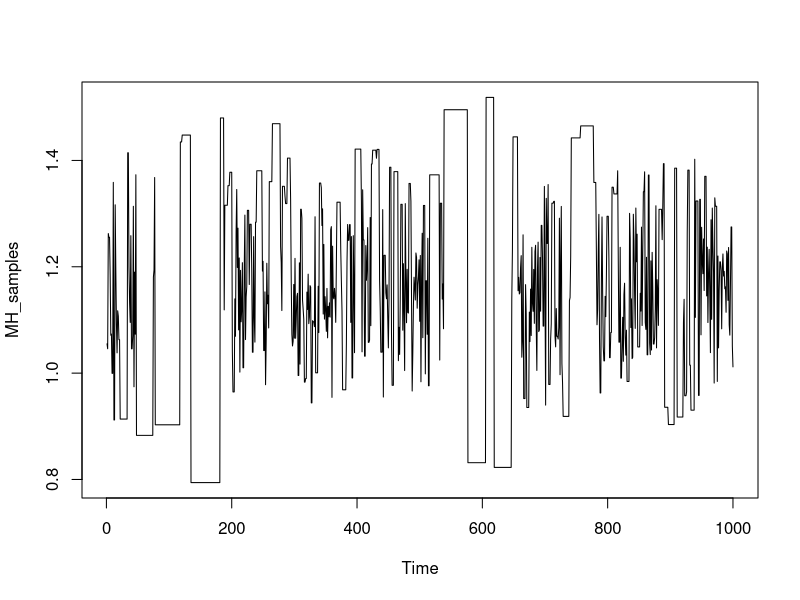
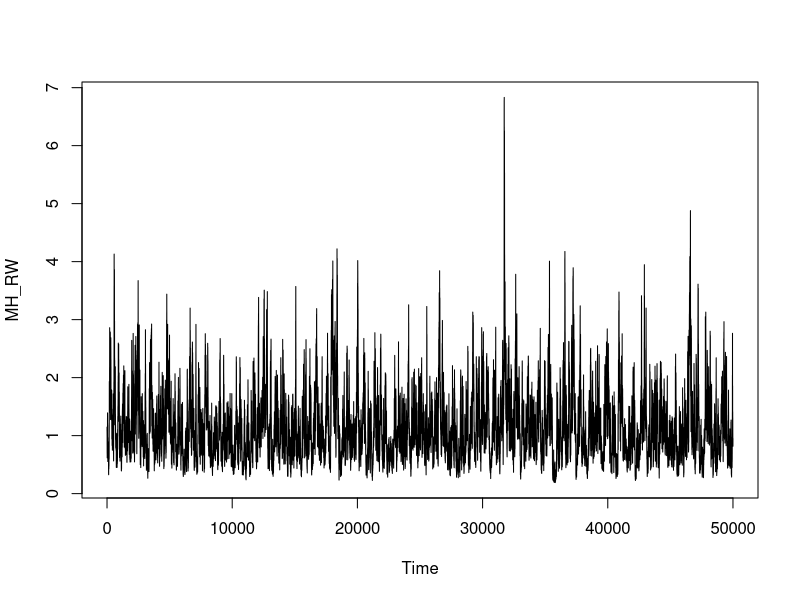
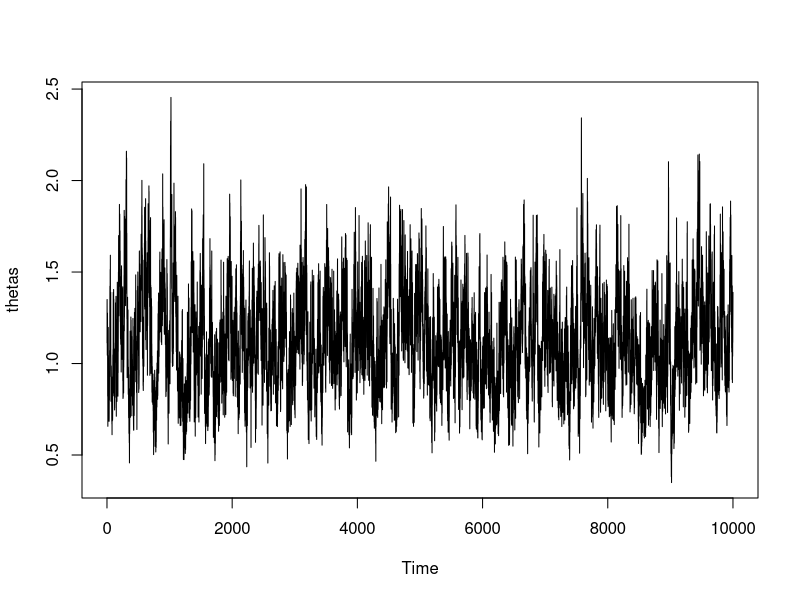
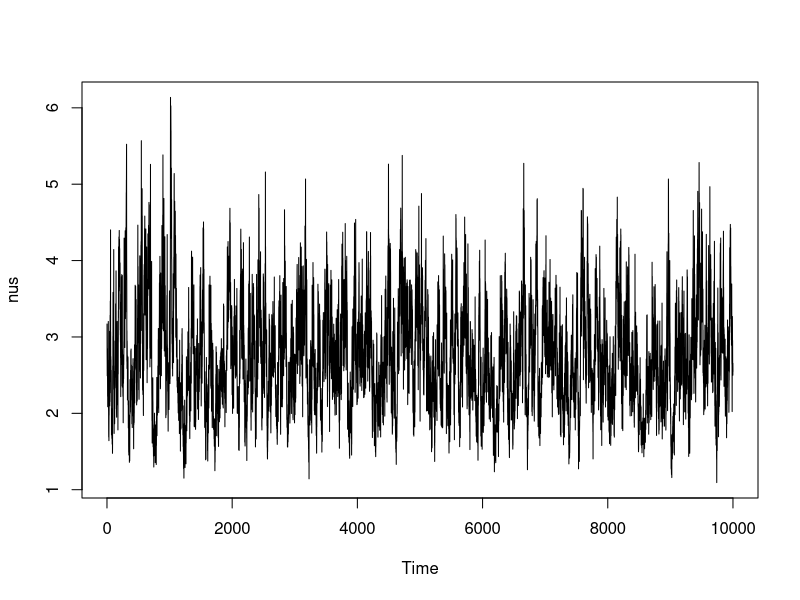
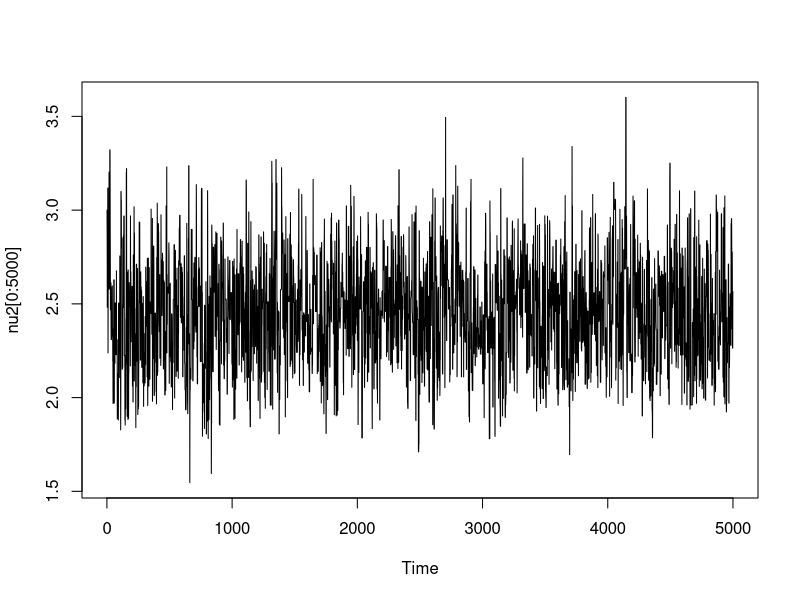
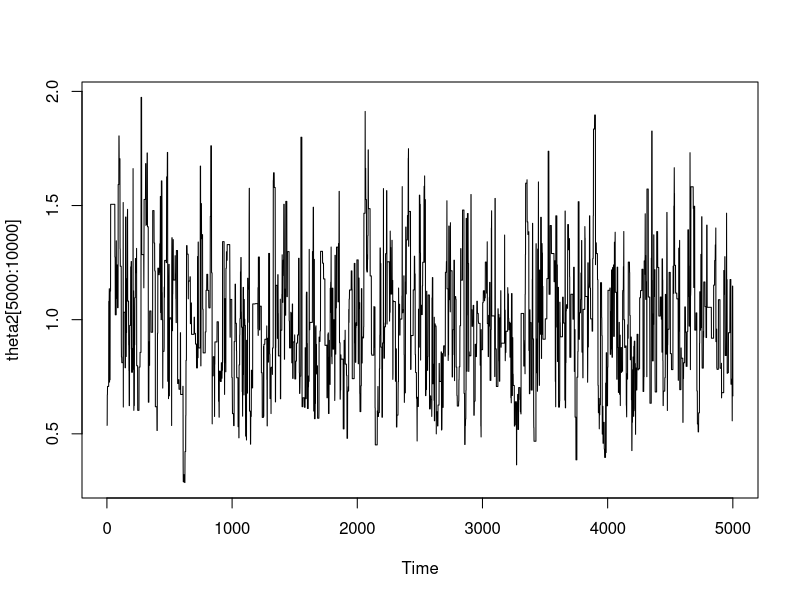
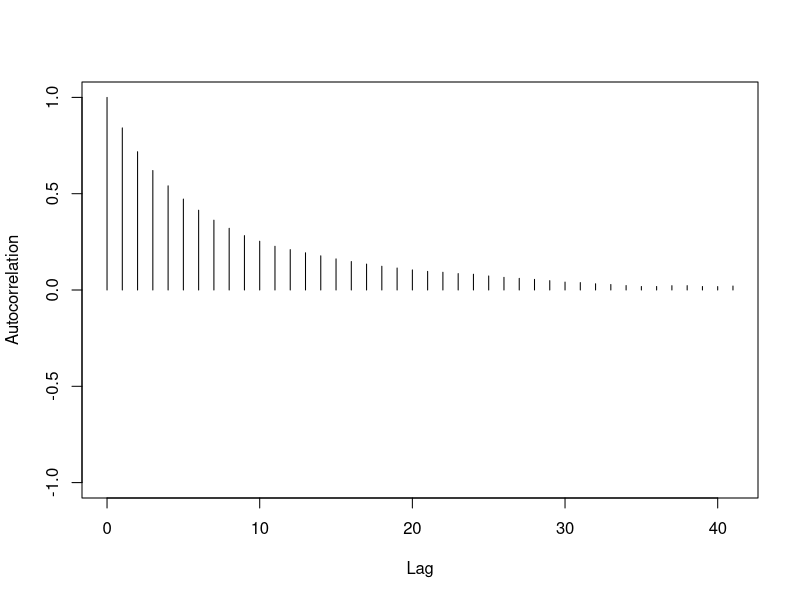

Reproduce these figures in R, in order.
#### 1A ####
theta_1 = 1.5 # true value theta1
theta_2 = 2 # true value theta2
mean_z1 = sqrt(theta_2/theta_1)
mean_z2 = sqrt(theta_1/theta_2) + 1/(2*theta_2)

# hyperparams
b = 100
a = mean_z1*b


pdf_z = function(z){
  -(3/2)*log(z) - theta_1*z - theta_2/z
}



#M-H Algorithm
MH_alg1 = function(N){
  MH_samples = rep(NA, N)
  count = 0
  current_z = 1.0
  for(i in 1:N){
    curr_p = pdf_z(current_z) 
    z_new = rgamma(1, a, b)
    p_new = pdf_z(z_new)
    
    accept = exp(p_new + dgamma(current_z,a,b,log = T) - p_new - dgamma(z_new,a,b,log = T))
    if(runif(1) < accept){
      current_z = z_new
      count = count + 1
    }
    MH_samples[i] = current_z
  }
  return(list(MH_samples=MH_samples,count=count))
}
alg1 = MH_alg1(1000)
MH_samples = alg1$MH_samples
count = alg1$count
plot.ts(MH_samples)
mean(MH_samples)
mean(1/MH_samples)
count/length(MH_samples)
mean1_1 = mean(MH_samples)
mean1_2 = mean(1/MH_samples)
acceptance_rate1 = count/length(MH_samples)

#### 1B ####
v = 0.01
pdf_z2 = function(z){
  return(-(1/2)*log(z) - theta_1*z - theta_2/z)
}
MH_RW = function(N){
  N = N
  MH_RW = rep(NA, N)
  a_count = 0
  z_curr = 1.0
  for (i in 1:N) {
    p_curr = pdf_z2(z_curr)
    z_new = exp(log(z_curr) + rnorm(1,0,sqrt(v)))
    p_new = pdf_z2(z_new)
    acceptance = exp(p_new - p_curr)
    if(runif(1) < acceptance){
      z_curr = z_new
      a_count = a_count+1
    }
    MH_RW[i] = z_curr
  }
  return(list(MH_RW=MH_RW, a_count=a_count))
}
alg2 = MH_RW(50000)
MH_RW = alg2$MH_RW
count = alg2$a_count
plot.ts(MH_RW)
(mean2_1 = mean(MH_RW))
(mean2_2=mean(1/MH_RW))
(count2 = count/length(MH_RW))

#### 2A ####
x = read.table("my-data.txt", header = F)[,1]
n = length(x)
sum_x = sum(x)
sum_logx = sum(log(x))
library(coda)
library(mvtnorm)
library(MASS)

nu_condit = function(nu, theta_curr){
  return(nu*(sum_logx + n*log(theta_curr)-1)-n*lgamma(nu)+3*log(nu))
}


sample = NULL
N = 10000
sample$theta = rep(NA,N)
sample$nu = rep(NA,N)
alpha = 3
beta = 2
v = 0.01
theta_curr = 2
nu_curr = 3

for(i in 1:N){
  theta_curr = rgamma(1, n*nu_curr + alpha, beta + sum_x)
  nu_new = exp(log(nu_curr) + rnorm(1,0,sqrt(v)))
  pnu_curr = nu_condit(nu_curr, theta_curr)
  pnu_new = nu_condit(nu_new, theta_curr)
  accept = exp(pnu_new - pnu_curr)
  if(runif(1) < accept)
    nu_curr = nu_new
  
  sample$theta[i] = theta_curr
  sample$nu[i] = nu_new
}


thetas = sample$theta
nus = sample$nu 
mean(nus)
mean(thetas)

plot.ts(thetas)
plot.ts(nus)

pcurr = function(nu_curr, theta_curr){
  return((n+nu_curr+2)*log(theta_curr)-n*lgamma(nu_curr) + nu_curr*(sum_logx-1) + 3*log(nu_curr) - theta_curr*(2+sum_x))
}
#### 2B ####
V = 0.05*diag(2)
theta_curr = 2
nu_curr = 3
N_test = 5000
for(i in 1:N_test){
  nu_new = exp(log(nu_curr) + rnorm(1,0,sqrt(V[1,1])))
  theta_new = exp(log(theta_curr) + rnorm(1,0, V[2,2]))
  p_curr = pcurr(nu_curr, theta_curr)
  p_new = pcurr(nu_new, theta_new)
  accept = exp(p_new - p_curr)
  if(runif(1) < accept){
    nu_curr = nu_new
    theta_curr = theta_new
  }
  sample$theta[i] = theta_curr
  sample$nu[i] = nu_curr
}
V = cov(cbind(sample$nu, sample$theta))


pcurr2 = function(nu,theta){
  return(n*nu*log(theta) - n*lgamma(nu) + nu *(sum_logx -1) + 3*log(nu) + log(theta) - theta * (2 + sum_x))
}
for(i in N_test+1:N){
  new = mvrnorm(1, c(log(nu_curr), log(theta_curr)), V)
  nu_new = exp(new[1])
  theta_new = exp(new[2])
  p_curr = pcurr2(nu_curr, theta_curr)
  p_new = pcurr2(nu_new, theta_new)
  acceptance = exp(p_new - p_curr)
  if(runif(1) < acceptance){
    nu_curr = nu_new
    theta_curr = theta_new
  }
  sample$theta[i] = theta_curr
  sample$nu[i] = nu_curr
}

mean(sample$nu)
mean(sample$theta)
nu2 = sample$nu
theta2 = sample$theta
quantile(nu2, probs = c(0.025,0.975))
quantile(theta2, probs = c(0.025,0.975))
plot.ts(nu2[0:5000])
plot.ts(theta2[5000:10000])
autocorr.plot(nu2, auto.layout = F)
